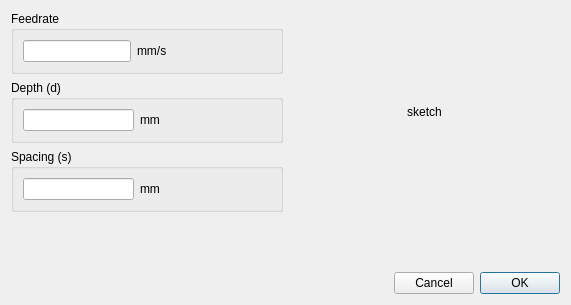
<?xml version="1.0" encoding="UTF-8"?>
<ui version="4.0">
 <class>DialogDrillParameter</class>
 <widget class="QDialog" name="DialogDrillParameter">
  <property name="geometry">
   <rect>
    <x>0</x>
    <y>0</y>
    <width>571</width>
    <height>305</height>
   </rect>
  </property>
  <property name="windowTitle">
   <string>Drill Parameters</string>
  </property>
  <layout class="QVBoxLayout" name="verticalLayout_2">
   <item>
    <layout class="QHBoxLayout" name="horizontalLayout_2" stretch="1,1">
     <item>
      <layout class="QVBoxLayout" name="verticalLayout">
       <item>
        <widget class="QGroupBox" name="groupBox">
         <property name="title">
          <string>Feedrate</string>
         </property>
         <layout class="QGridLayout" name="gridLayout">
          <item row="0" column="0">
           <widget class="QLineEdit" name="lineEdit_feedrate"/>
          </item>
          <item row="0" column="1">
           <widget class="QLabel" name="label">
            <property name="text">
             <string>mm/s</string>
            </property>
           </widget>
          </item>
          <item row="0" column="2">
           <spacer name="horizontalSpacer">
            <property name="orientation">
             <enum>Qt::Horizontal</enum>
            </property>
            <property name="sizeHint" stdset="0">
             <size>
              <width>40</width>
              <height>20</height>
             </size>
            </property>
           </spacer>
          </item>
         </layout>
        </widget>
       </item>
       <item>
        <widget class="QGroupBox" name="groupBox_2">
         <property name="title">
          <string>Depth (d)</string>
         </property>
         <layout class="QGridLayout" name="gridLayout_2">
          <item row="0" column="0">
           <widget class="QLineEdit" name="lineEdit_depth"/>
          </item>
          <item row="0" column="1">
           <widget class="QLabel" name="label_2">
            <property name="text">
             <string>mm</string>
            </property>
           </widget>
          </item>
          <item row="0" column="2">
           <spacer name="horizontalSpacer_2">
            <property name="orientation">
             <enum>Qt::Horizontal</enum>
            </property>
            <property name="sizeHint" stdset="0">
             <size>
              <width>40</width>
              <height>20</height>
             </size>
            </property>
           </spacer>
          </item>
         </layout>
        </widget>
       </item>
       <item>
        <widget class="QGroupBox" name="groupBox_3">
         <property name="title">
          <string>Spacing (s)</string>
         </property>
         <layout class="QGridLayout" name="gridLayout_3">
          <item row="0" column="0">
           <widget class="QLineEdit" name="lineEdit_spacing"/>
          </item>
          <item row="0" column="1">
           <widget class="QLabel" name="label_3">
            <property name="text">
             <string>mm</string>
            </property>
           </widget>
          </item>
          <item row="0" column="2">
           <spacer name="horizontalSpacer_3">
            <property name="orientation">
             <enum>Qt::Horizontal</enum>
            </property>
            <property name="sizeHint" stdset="0">
             <size>
              <width>40</width>
              <height>20</height>
             </size>
            </property>
           </spacer>
          </item>
         </layout>
        </widget>
       </item>
      </layout>
     </item>
     <item>
      <widget class="QLabel" name="label_sketch">
       <property name="sizePolicy">
        <sizepolicy hsizetype="Preferred" vsizetype="Preferred">
         <horstretch>0</horstretch>
         <verstretch>0</verstretch>
        </sizepolicy>
       </property>
       <property name="text">
        <string>sketch</string>
       </property>
       <property name="alignment">
        <set>Qt::AlignCenter</set>
       </property>
      </widget>
     </item>
    </layout>
   </item>
   <item>
    <spacer name="verticalSpacer">
     <property name="orientation">
      <enum>Qt::Vertical</enum>
     </property>
     <property name="sizeHint" stdset="0">
      <size>
       <width>20</width>
       <height>0</height>
      </size>
     </property>
    </spacer>
   </item>
   <item>
    <layout class="QHBoxLayout" name="horizontalLayout">
     <item>
      <spacer name="horizontalSpacer_4">
       <property name="orientation">
        <enum>Qt::Horizontal</enum>
       </property>
       <property name="sizeHint" stdset="0">
        <size>
         <width>40</width>
         <height>20</height>
        </size>
       </property>
      </spacer>
     </item>
     <item>
      <widget class="QPushButton" name="pushButton_cancel">
       <property name="text">
        <string>Cancel</string>
       </property>
      </widget>
     </item>
     <item>
      <widget class="QPushButton" name="pushButton_OK">
       <property name="text">
        <string>OK</string>
       </property>
       <property name="default">
        <bool>true</bool>
       </property>
      </widget>
     </item>
    </layout>
   </item>
  </layout>
 </widget>
 <resources/>
 <connections/>
</ui>
